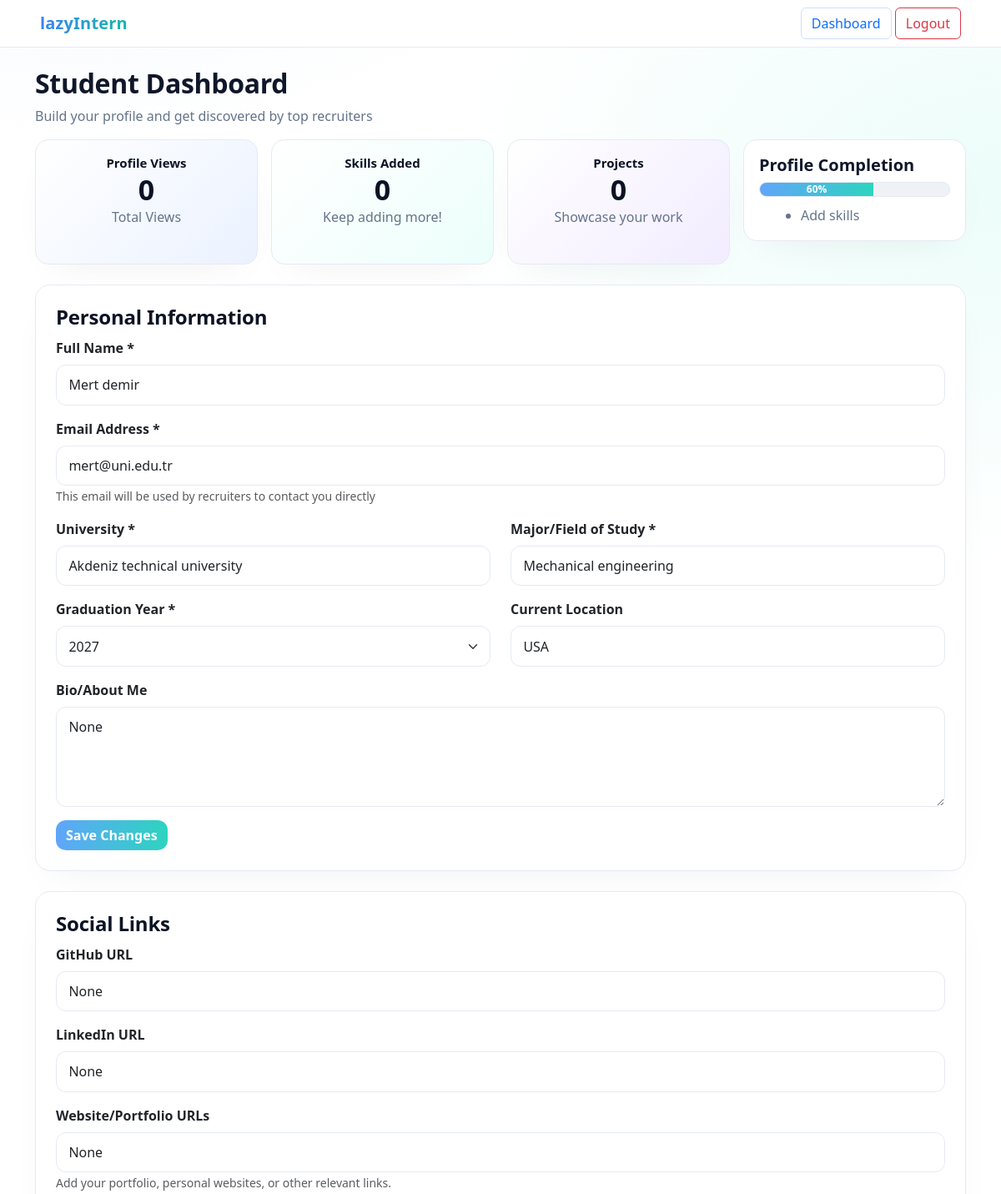
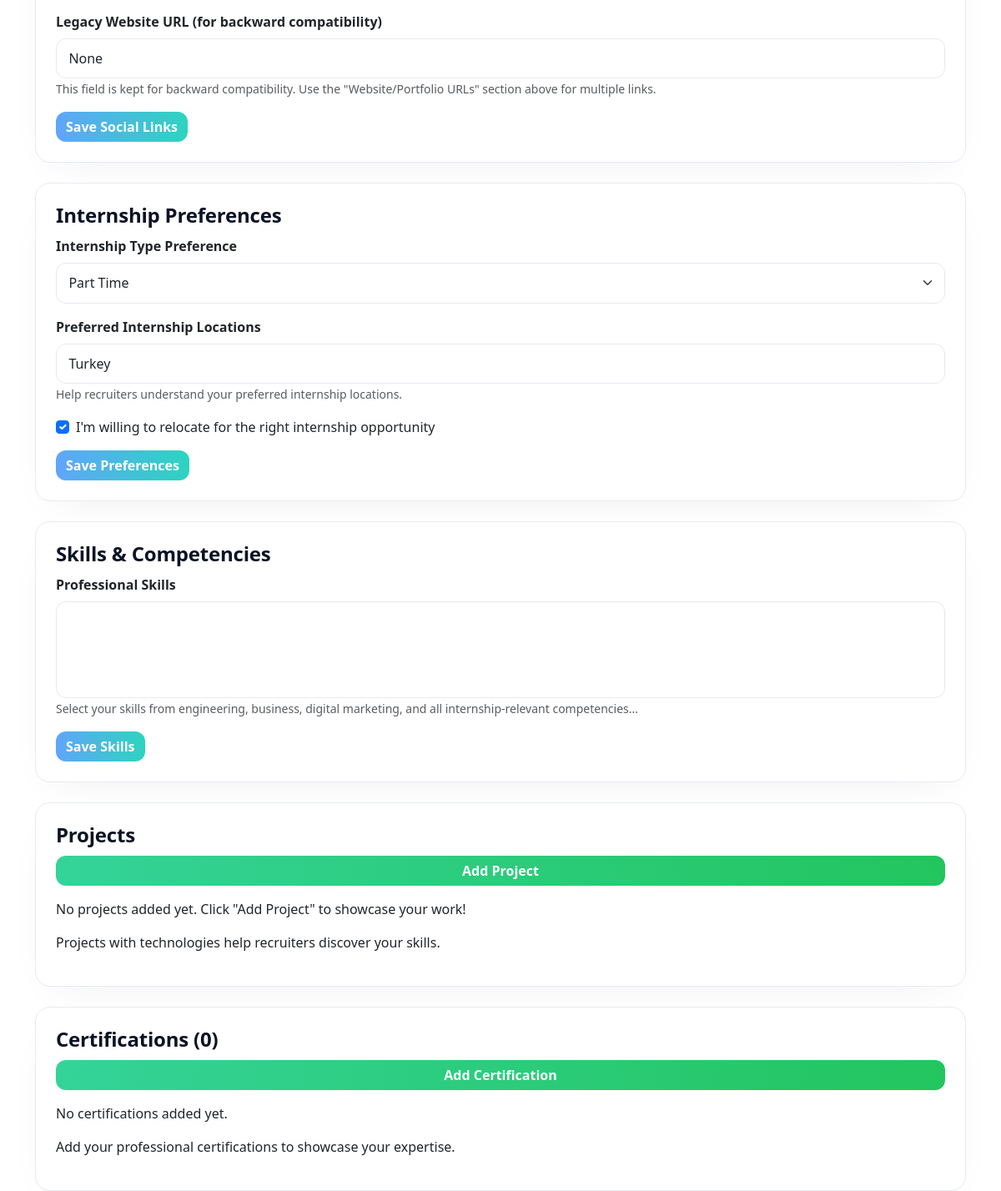
The app's page /profiles/profile/mertdemir/ (signed in) with its own data (2 pictures, top to bottom).
### profiles/models.py (models this page shows, shortened)
class Profile(models.Model):
    user = models.OneToOneField(User, on_delete=models.CASCADE, related_name="profile")
    university = models.CharField(max_length=255, blank=True, null=True)
    major = models.CharField(max_length=255, blank=True, null=True)
    graduation_year = models.IntegerField(null=True, blank=True)
    location = models.CharField(max_length=255, blank=True, null=True)
    bio = models.TextField(blank=True, null=True)
    github = models.URLField(blank=True, null=True)
    linkedin = models.URLField(blank=True, null=True)
    website = models.URLField(blank=True, null=True)
    legacy_website = models.URLField(blank=True, null=True)
    internship_type = models.CharField(max_length=50, blank=True, null=True)
    preferred_locations = models.CharField(max_length=255, blank=True, null=True)
    open_to_relocate = models.BooleanField(default=False)
    skills = models.ManyToManyField(Skill, blank=True, related_name="profiles")
    profile_views = models.PositiveIntegerField(default=0)
    class Meta:
        ordering = ["user__username"]

### profiles/views.py (the view, shortened to what this page needs)
# urls.py: path('profile/<str:username>/', views.profile_detail, name='profile_detail'),
@login_required
def profile_detail(request, username):
    user = get_object_or_404(User, username=username)
    profile, _ = Profile.objects.get_or_create(user=user)
    years = list(range(2020, 2036))
    profile_form = ProfileForm(instance=profile)
    project_form = ProjectForm()
    certification_form = CertificationForm()
    context = {
        "profile_user": user,
        "profile": profile,
        "full_name": user.get_full_name(),
        "form": profile_form,
        "project_form": project_form,
        "certification_form": certification_form,
        "years": years,
        "projects": profile.projects.all() if hasattr(profile, "projects") else [],
        "certifications": profile.certifications.all() if hasattr(profile, "certifications") else [],
        "skills_count": profile.skills.count(),
        "projects_count": profile.projects.count() if hasattr(profile, "projects") else 0,
        "certifications_count": profile.certifications.count() if hasattr(profile, "certifications") else 0,
        "profile_views": getattr(profile, "profile_views", 0),
        "completion_percent": calculate_completion_percent(profile),
        "all_skills": Skill.objects.all(),
        "skills": profile.skills.all(),
    }
    return render(request, "profiles/profile_detail.html", context)

### profiles/forms.py
class ProfileForm(forms.ModelForm):
    class Meta:
        model = Profile
        fields = [
            'university', 'major', 'graduation_year', 'location', 'bio',
            'github', 'linkedin', 'website', 'legacy_website',
            'internship_type', 'preferred_locations', 'open_to_relocate', 'skills'
        ]
        widgets = {
            'skills': forms.CheckboxSelectMultiple(),
            'bio': forms.Textarea(attrs={'rows': 3}),
        }

class ProjectForm(forms.ModelForm):
    class Meta:
        model = Project
        fields = ['title', 'description', 'technologies', 'link']

### profiles/views.py (called while the page is built)
def calculate_completion_percent(profile: Profile) -> int:
    percent = 0
    if getattr(profile, "bio", None):
        percent += 30
    if getattr(profile, "location", None):
        percent += 30
    if hasattr(profile, "skills") and profile.skills.exists():
        percent += 40
    return percent

### profiles/templates/profiles/profile_detail.html (shortened to what this page needs)
<!DOCTYPE html>
<html lang="en">
<head>
    <link href="https://cdn.jsdelivr.net/npm/bootstrap@5.3.0/dist/css/bootstrap.min.css" rel="stylesheet" />
</head>
<body>
<nav class="navbar navbar-light bg-light justify-content-between px-5">
    <a class="navbar-brand fw-bold">lazyIntern</a>
    <div>
        <a href="#" class="btn btn-outline-primary">Dashboard</a>
        <a href="{% url 'logout' %}" class="btn btn-outline-danger">Logout</a>
    </div>
</nav>
<div class="container my-4">
    <div class="page-head">
      <h2 class="fw-bold">Student Dashboard</h2>
      <p>Build your profile and get discovered by top recruiters</p>
    </div>
    <div class="row g-3 mb-4">
        <div class="col-md-3">
            <div class="card-box bg-blue text-center">
                <h5>Profile Views</h5>
                <h2>{{ profile_views }}</h2>
                <p>Total Views</p>
            </div>
        </div>
        <div class="col-md-3">
            <div class="card-box bg-green text-center">
                <h5>Skills Added</h5>
                <h2>{{ skills_count }}</h2>
                <p>Keep adding more!</p>
            </div>
        </div>
        <div class="col-md-3">
            <div class="card-box bg-purple text-center">
                <h5>Projects</h5>
                <h2>{{ projects_count }}</h2>
                <p>Showcase your work</p>
            </div>
        </div>
        <div class="col-md-3">
            <div class="profile-progress">
                <h5>Profile Completion</h5>
                <div class="progress mb-2">
                    <div class="progress-bar" style="width: {{ completion_percent }}%;">{{ completion_percent }}%</div>
                </div>
                <ul>
                    {% if skills_count == 0 %}
                    <li>Add skills</li>
                    {% endif %}
                </ul>
            </div>
        </div>
    </div>
    <div class="card mb-4 p-4">
        <h4 class="section-title">Personal Information</h4>
        <form method="post" action="{% url 'profile_detail' profile_user.username %}">
            <div class="mb-3">
                <label for="full_name" class="form-label">Full Name *</label>
                <input type="text" id="full_name" name="full_name" class="form-control"
                       value="{{ full_name }}" required>
            </div>
            <div class="mb-3">
                <label for="email" class="form-label">Email Address *</label>
                <input type="email" id="email" name="email" class="form-control"
                       value="{{ profile_user.email }}" placeholder="Enter your email address" required>
                <small class="text-muted">This email will be used by recruiters to contact you directly</small>
            </div>
            <div class="row">
                <div class="col-md-6 mb-3">
                    <label for="university" class="form-label">University *</label>
                    <input type="text" id="university" name="university" class="form-control"
                           placeholder="Enter your university name" value="{{ profile.university }}" required>
                </div>
                <div class="col-md-6 mb-3">
                    <label for="major" class="form-label">Major/Field of Study *</label>
                    <input type="text" id="major" name="major" class="form-control"
                           placeholder="e.g., Computer Science, Mechanical Engineering" value="{{ profile.major }}" required>
                </div>
            </div>
            <div class="row">
                <div class="col-md-6 mb-3">
                    <label for="graduation_year" class="form-label">Graduation Year *</label>
                    <select id="graduation_year" name="graduation_year" class="form-select" required>
                        {% for year in years %}
                            <option value="{{ year }}" {% if profile.graduation_year == year %}selected{% endif %}>{{ year }}</option>
                        {% endfor %}
                    </select>
                </div>
                <div class="col-md-6 mb-3">
                    <label for="location" class="form-label">Current Location</label>
                    <input type="text" id="location" name="location" class="form-control"
                           placeholder="City, State/Country" value="{{ profile.location }}">
                </div>
            </div>
            <div class="mb-3">
                <label for="bio" class="form-label">Bio/About Me</label>
                <textarea id="bio" name="bio" class="form-control" rows="4"
                          placeholder="Tell recruiters about yourself, your interests, and career goals...">{{ profile.bio }}</textarea>
            </div>
            <button type="submit" class="btn btn-primary" name="profile_submit">Save Changes</button>
        </form>
    </div>
    <div class="card mb-4 p-4">
        <h4 class="section-title">Social Links</h4>
        <form method="post" action="{% url 'profile_detail' profile_user.username %}">
            <div class="mb-3">
                <label for="github" class="form-label">GitHub URL</label>
                <input type="url" id="github" name="github" class="form-control" placeholder="https://github.com/yourusername" value="{{ profile.github }}">
            </div>
            <div class="mb-3">
                <label for="linkedin" class="form-label">LinkedIn URL</label>
                <input type="url" id="linkedin" name="linkedin" class="form-control" placeholder="https://linkedin.com/in/yourusername" value="{{ profile.linkedin }}">
            </div>
            <div class="mb-3">
                <label for="website" class="form-label">Website/Portfolio URLs</label>
                <input type="url" id="website" name="website" class="form-control" placeholder="Add Website" value="{{ profile.website }}">
                <small class="text-muted">Add your portfolio, personal websites, or other relevant links.</small>
            </div>
            <div class="mb-3">
                <label for="legacy_website" class="form-label">Legacy Website URL (for backward compatibility)</label>
                <input type="url" id="legacy_website" name="legacy_website" class="form-control" placeholder="https://yourwebsite.com" value="{{ profile.legacy_website }}">
                <small class="text-muted">This field is kept for backward compatibility. Use the "Website/Portfolio URLs" section above for multiple links.</small>
            </div>
            <button type="submit" class="btn btn-primary" name="social_submit">Save Social Links</button>
        </form>
    </div>
    <div class="card mb-4 p-4">
        <h4 class="section-title">Internship Preferences</h4>
        <form method="post" action="{% url 'profile_detail' profile_user.username %}">
            <div class="mb-3">
                <label for="internship_type" class="form-label">Internship Type Preference</label>
                <select id="internship_type" name="internship_type" class="form-select">
                    <option value="part_time" {% if profile.internship_type == "part_time" %}selected{% endif %}>Part Time</option>
                </select>
            </div>
            <div class="mb-3">
                <label for="preferred_locations" class="form-label">Preferred Internship Locations</label>
                <input type="text" id="preferred_locations" name="preferred_locations" class="form-control" placeholder="Add Location" value="{{ profile.preferred_locations }}">
                <small class="text-muted">Help recruiters understand your preferred internship locations.</small>
            </div>
            <div class="form-check mb-3">
                <input class="form-check-input" type="checkbox" id="open_to_relocate" name="open_to_relocate" {% if profile.open_to_relocate %}checked{% endif %}/>
                <label class="form-check-label" for="open_to_relocate">
                    I'm willing to relocate for the right internship opportunity
                </label>
            </div>
            <button type="submit" class="btn btn-primary" name="internship_submit">Save Preferences</button>
        </form>
    </div>
    <div class="card mb-4 p-4">
        <h4 class="section-title">Skills & Competencies</h4>
        <form method="post" action="{% url 'profile_detail' profile_user.username %}">
            <div class="mb-3">
                <label for="skills" class="form-label">Professional Skills</label>
                <select id="skills" name="skills" class="form-select" multiple>
                </select>
                <small class="text-muted">Select your skills from engineering, business, digital marketing, and all internship-relevant competencies...</small>
            </div>
            <button type="submit" class="btn btn-primary" name="skills_submit">Save Skills</button>
        </form>
    </div>
    <div class="card mb-4 p-4">
        <h4 class="section-title">Projects</h4>
        <button class="btn btn-success mb-3" type="button" data-bs-toggle="collapse" data-bs-target="#addProjectForm" aria-expanded="false" aria-controls="addProjectForm">
            Add Project
        </button>
        {% if projects_count == 0 %}
            <p>No projects added yet. Click "Add Project" to showcase your work!</p>
        {% endif %}
        <p>Projects with technologies help recruiters discover your skills.</p>
    </div>
    <div class="card mb-4 p-4">
        <h4 class="section-title">Certifications ({{ certifications_count }})</h4>
        <button class="btn btn-success mb-3" type="button" data-bs-toggle="collapse" data-bs-target="#addCertificationForm" aria-expanded="false" aria-controls="addCertificationForm">
            Add Certification
        </button>
        {% if certifications_count == 0 %}
            <p>No certifications added yet.</p>
        {% endif %}
        <p>Add your professional certifications to showcase your expertise.</p>
    </div>
</div>
</body>
</html>

### profiles/templates/profiles/profile_detail.html (style rules this page uses)
:root { --text:#0f172a; --muted:#64748b; --bg:#ffffff; --blue-50:#eef4ff; --teal-50:#ecfdfa; --blue-400:#60a5fa; --blue-500:#3b82f6; --teal-400:#2dd4bf; --teal-500:#14b8a6; --purple-500:#8b5cf6; --border:#e6eaf2; --ring:rgba(16,24,40,.08); }
html,body { height:100%; }
body { font-family: ui-sans-serif, system-ui, -apple-system, "Segoe UI", Roboto, "Helvetica Neue", Arial; color:var(--text); background: radial-gradient(1100px 750px at 8% -10%, var(--blue-50) 0%, transparent 60%), radial-gradient(1100px 750px at 100% 8%, var(--teal-50) 0%, transparent 60%), var(--bg); }
.navbar { border-bottom:1px solid var(--border); background:#fff !important; }
.navbar-brand { font-weight:900; letter-spacing:.2px; background:linear-gradient(90deg, var(--blue-500), var(--teal-500)); -webkit-background-clip:text; background-clip:text; color:transparent; }
h2.fw-bold { letter-spacing:-.3px; }
.container > p, .page-head p { color:var(--muted); }
.card-box { border:1px solid var(--border); border-radius:16px; padding:18px; min-height:150px; color:#0b1324; background:#fff; box-shadow:0 18px 48px -24px var(--ring); }
.card-box h5 { font-weight:800; font-size:15px; margin:0 0 6px; }
.card-box h2 { font-weight:900; font-size:34px; margin:0; line-height:1; }
.card-box p { color:var(--muted); margin:4px 0 0; }
.bg-blue { background:linear-gradient(135deg, #ffffff, #ebf2ff); }
.bg-green { background:linear-gradient(135deg, #ffffff, #ecfffb); }
.bg-purple { background:linear-gradient(135deg, #ffffff, #f2ecff); }
.profile-progress { border:1px solid var(--border); border-radius:16px; padding:18px; background:#fff; box-shadow:0 18px 48px -24px var(--ring); }
.profile-progress h5 { font-weight:800; margin-bottom:8px; }
.progress { height:18px; background:#eef2f7; border:1px solid var(--border); border-radius:999px; overflow:hidden; }
.progress-bar { background:linear-gradient(90deg, var(--blue-400), var(--teal-400)); font-weight:700; }
.profile-progress ul { margin:10px 0 0 18px; color:var(--muted); }
.card { border:1px solid var(--border); border-radius:18px; background:#fff; box-shadow:0 18px 48px -24px var(--ring); }
.section-title { font-weight:900; letter-spacing:-.2px; color:#0b1324; border-bottom:0; padding-bottom:0; margin-bottom:10px; }
.form-label { font-weight:700; }
.form-control, .form-select { border-radius:12px; border:1px solid var(--border); padding:.7rem .9rem; }
.btn-primary { background:linear-gradient(90deg, var(--blue-400), var(--teal-400)); border:0; font-weight:800; border-radius:12px; box-shadow:0 12px 34px -18px var(--ring); }
.btn-success { background:linear-gradient(90deg, #34d399, #22c55e); border:0; font-weight:800; border-radius:12px; box-shadow:0 12px 34px -18px var(--ring); }
.btn-outline-primary { border-color:#cfe0ff; }

### records on screen
Profile: university "Akdeniz technical university", major "Mechanical engineering", graduation_year "2027", location "USA", bio "None", github "None", linkedin "None", website "None", legacy_website "None", internship_type "Part Time", preferred_locations "Turkey", open_to_relocate "☑"

### other values on screen
{{ profile_views }} "0"
{{ skills_count }} "0"
{{ projects_count }} "0"
{{ completion_percent }} "60"
{{ certifications_count }} "0"
